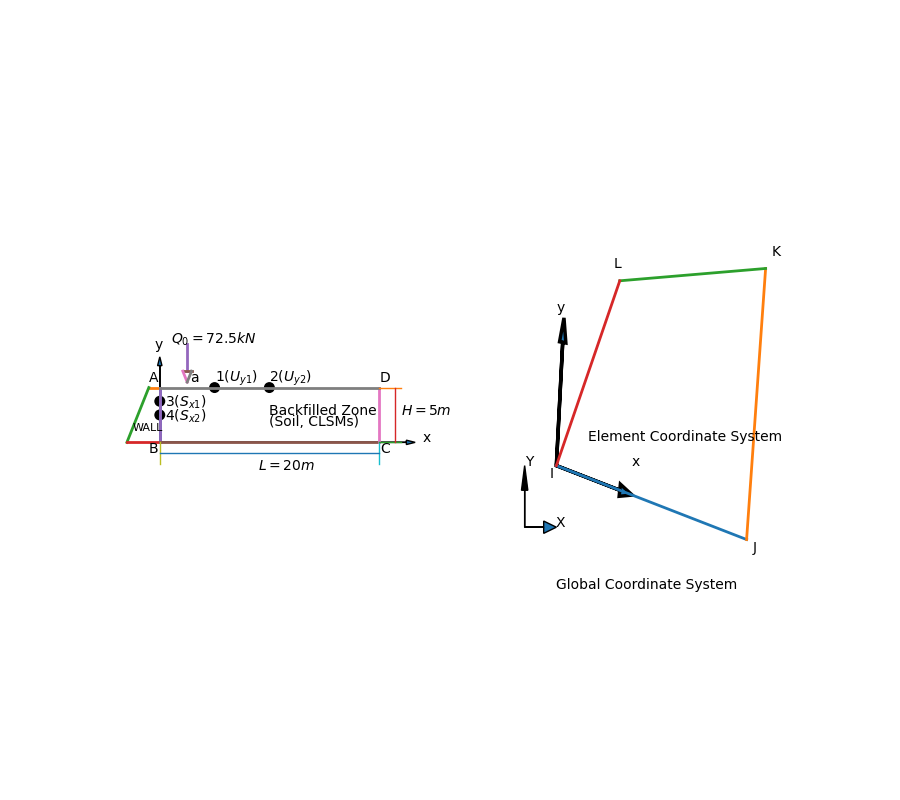

Here is the Python script that generated this plot:
#------------------------------------------------
#   CH_12_15_1_EX_1_Pyplot_Drawings_Sketches.py
#------------------------------------------------
from numpy import *
from numpy.linalg import norm, pinv
from matplotlib import pyplot as plt
#
fig1 = plt.figure(figsize=(9, 8.))
#----- (1) 繪製擋土牆背填土區域示意圖
plt.subplot(1,2,1)
plt.axis([-10, 30, -5, 10])
#----- 繪製座標線
#----- X 軸
plt.arrow(0, 0, 22.5, 0,  lw =1, head_width=0.4, head_length=0.8)
plt.text(24, 0, 'x')
#----- Z 軸
plt.arrow(0, 0, 0, 7,  lw =1, head_width=0.4, head_length=0.8)
plt.text(-0.5, 8.5, 'y')
#------ 繪製擋土牆
plt.plot([0, 0], [0, 5], '-', lw = 2)
plt.plot([0, -1], [5, 5], '-',lw = 2)
plt.plot([-1, -3], [5, 0],'-', lw = 2)
plt.plot([-3, 0], [0, 0], '-',lw = 2)
plt.text(-2.5, 1, 'WALL', fontsize=8)
#------ 繪製背填區
plt.plot([0, 0], [5, 0], '-', lw = 2) # AB
plt.plot([0, 20], [0, 0], '-',lw = 2) #BC
plt.plot([20, 20], [0, 5],'-', lw = 2) #CD
plt.plot([20, 0], [5, 5], '-',lw = 2) #DA
plt.text(10, 2.5, 'Backfilled Zone', fontsize=10)
plt.text(10, 1.5, '(Soil, CLSMs)', fontsize=10 )
#
plt.text(-1, 5.5, 'A')
plt.text(-1, -1, 'B')
plt.text(20.1, -1, 'C')
plt.text(20.1, 5.5, 'D')
#----- 標示尺寸
plt.plot([0, 0], [0, -2], '-', lw = 1)
plt.plot([20, 20], [0, -2], '-', lw = 1)
plt.plot([0, 20], [-1, -1], '-', lw = 1)
plt.text(9, -2.5, r'$ L = 20 m$')
plt.plot([20, 22], [5, 5], '-', lw = 1)
plt.plot([20, 22], [0, 0], '-', lw = 1)
plt.plot([21.5, 21.5], [0, 5], '-', lw = 1)
plt.text(22, 2.5, r'$ H = 5 m$')
#----- 繪製集中力 (Q_0 = 72.5 kN)
plt.plot([2.5, 2.5], [9, 6.5], '-', lw = 2)   # Concentrated load '|'
plt.plot([2.1, 2.9],[6.5, 6.5], '-', lw = 2)# Concentrated load '_\'
plt.plot([2.1, 2.5], [6.5, 5.5], '-', lw = 2)# Concentrated load '\'
plt.plot([2.9, 2.5], [6.5, 5.5], '-', lw = 2)# Concentrated load '/'
plt.text(1, 9, r'$Q_0 = 72.5 kN$')# Concentrated load
plt.text(2.8, 5.5, 'a')
#----- 繪製位移應力標示點
circle_Uy1 = plt.Circle([5, 5], 0.5, facecolor='black', lw = 1, linestyle = '-')
circle_Uy2 = plt.Circle([10, 5], 0.5, facecolor='black', lw = 1, linestyle = '-')
#
circle_Sx1 = plt.Circle([0, 5.*3/4], 0.5, facecolor='black', lw = 1, linestyle = '-')
circle_Sx2 = plt.Circle([0, 5.*1/2], 0.5, facecolor='black', lw = 1, linestyle = '-')
#
fig1.gca().add_artist(circle_Uy1)
fig1.gca().add_artist(circle_Uy2)
fig1.gca().add_artist(circle_Sx1)
fig1.gca().add_artist(circle_Sx2)
#
plt.text(5, 5.5, r'$ 1  (U_{y1}) $')
plt.text(10, 5.5, r'$ 2  (U_{y2}) $')
plt.text(0.5,  5.*3/4 -0.5, r'$ 3  (S_{x1}) $')
plt.text(0.5, 5.*1/2 -0.5, r'$ 4  (S_{x2}) $')
#
plt.axis('equal')
plt.axis('off')
#----- (2) 繪製 PLANE42 元素示意圖
plt.subplot(1,2,2)
plt.axis([1, 6, 0, 5])
#----- 繪製平行四邊形元素
x1 = 2.
y1 = 2.
x2 = 5.
y2 = 1.4
x3 = 5.3
y3 = 3.6
x4 = 3.
y4 = 3.5
#
plt.plot([x1, x2], [y1, y2], '-', lw = 2)
plt.plot([x2, x3], [y2, y3], '-',lw = 2)
plt.plot([x3, x4], [y3, y4],'-', lw = 2)
plt.plot([x4, x1], [y4, y1], '-',lw = 2)
#
plt.text(x1-0.1, y1-0.1, 'I', fontsize = 10)
plt.text(x2+0.1, y2-0.1, 'J', fontsize = 10)
plt.text(x3+0.1, y3+0.1, 'K', fontsize = 10)
plt.text(x4-0.1, y4+0.1, 'L', fontsize = 10)
#----- 繪製局部座標
#----- x 軸
plt.arrow(x1, y1, 1, -0.2,  lw =2.5, head_width=0.1, head_length=0.2)
plt.text(x1+1.2, y1, 'x ')
#----- y 軸
plt.arrow(x1, y1, 0.1, 1.,  lw =2.5, head_width=0.1, head_length=0.2)
plt.text(x1, y1+1.25, 'y')
plt.text(2.5, 2.2, 'Element Coordinate System')
#----- 繪製總體座標
#----- X 軸
plt.arrow(1.5, 1.5, 0.3, 0,  lw =1, head_width=0.1, head_length=0.2)
plt.text(2., 1.5, 'X ')
#----- Y 軸
plt.arrow(1.5, 1.5, 0., 0.3,  lw =1, color ='black', head_width=0.1, head_length=0.2)
plt.text(1.5, 2, 'Y')
plt.text(2., 1., 'Global Coordinate System')
#
plt.axis('off')
#
plt.savefig('CH_12_15_1_EX_1_Pyplot_Drawings_Sketches.png')
plt.show()


















































































	


